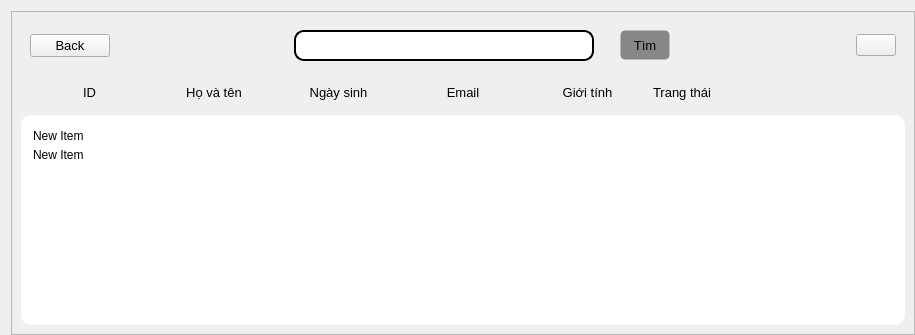
            <widget class="QWidget" name="page_6">
             <property name="styleSheet">
              <string notr="true">#page_6{
background-color: rgb(202, 202, 202);
}
</string>
             </property>
             <layout class="QHBoxLayout" name="horizontalLayout_21">
              <property name="rightMargin">
               <number>0</number>
              </property>
              <property name="bottomMargin">
               <number>0</number>
              </property>
              <item>
               <widget class="QFrame" name="frame_11">
                <property name="frameShape">
                 <enum>QFrame::StyledPanel</enum>
                </property>
                <property name="frameShadow">
                 <enum>QFrame::Raised</enum>
                </property>
                <layout class="QVBoxLayout" name="verticalLayout_19">
                 <item>
                  <widget class="QWidget" name="widget_25" native="true">
                   <layout class="QHBoxLayout" name="horizontalLayout_24">
                    <item>
                     <widget class="QPushButton" name="btn_back_to_page_list_session">
                      <property name="font">
                       <font>
                        <pointsize>10</pointsize>
                       </font>
                      </property>
                      <property name="cursor">
                       <cursorShape>PointingHandCursor</cursorShape>
                      </property>
                      <property name="text">
                       <string>Back</string>
                      </property>
                      <property name="icon">
                       <iconset resource="resources.qrc">
                        <normaloff>:/icons/images/icons/icons8-back-50.png</normaloff>:/icons/images/icons/icons8-back-50.png</iconset>
                      </property>
                     </widget>
                    </item>
                    <item>
                     <spacer name="horizontalSpacer_13">
                      <property name="orientation">
                       <enum>Qt::Horizontal</enum>
                      </property>
                      <property name="sizeHint" stdset="0">
                       <size>
                        <width>178</width>
                        <height>20</height>
                       </size>
                      </property>
                     </spacer>
                    </item>
                    <item>
                     <widget class="QLineEdit" name="ip_search_student_to_add">
                      <property name="sizePolicy">
                       <sizepolicy hsizetype="Maximum" vsizetype="Maximum">
                        <horstretch>0</horstretch>
                        <verstretch>0</verstretch>
                       </sizepolicy>
                      </property>
                      <property name="minimumSize">
                       <size>
                        <width>300</width>
                        <height>0</height>
                       </size>
                      </property>
                      <property name="font">
                       <font>
                        <pointsize>10</pointsize>
                       </font>
                      </property>
                      <property name="styleSheet">
                       <string notr="true">QLineEdit{
border-style: solid;
border-width: 2px;
border-radius: 10px;
padding-left: 10px;
padding-right: 10px;
padding-top: 5px;
padding-bottom: 5px;
}</string>
                      </property>
                     </widget>
                    </item>
                    <item>
                     <spacer name="horizontalSpacer_14">
                      <property name="orientation">
                       <enum>Qt::Horizontal</enum>
                      </property>
                      <property name="sizeType">
                       <enum>QSizePolicy::Fixed</enum>
                      </property>
                      <property name="sizeHint" stdset="0">
                       <size>
                        <width>20</width>
                        <height>20</height>
                       </size>
                      </property>
                     </spacer>
                    </item>
                    <item>
                     <widget class="QPushButton" name="btn_search_student_to_add">
                      <property name="minimumSize">
                       <size>
                        <width>50</width>
                        <height>30</height>
                       </size>
                      </property>
                      <property name="font">
                       <font>
                        <pointsize>10</pointsize>
                        <weight>50</weight>
                        <italic>false</italic>
                        <bold>false</bold>
                        <strikeout>false</strikeout>
                       </font>
                      </property>
                      <property name="cursor">
                       <cursorShape>PointingHandCursor</cursorShape>
                      </property>
                      <property name="styleSheet">
                       <string notr="true">QPushButton{
  background-color: #878787;
  border-style: solid;
  border-width: 1px;
border-radius: 5px;
padding-top: 5px;
padding-bottom: 5px;
}</string>
                      </property>
                      <property name="text">
                       <string>Tìm</string>
                      </property>
                      <property name="icon">
                       <iconset resource="resources.qrc">
                        <normaloff>:/icons/images/icons/icons8-search-30.png</normaloff>:/icons/images/icons/icons8-search-30.png</iconset>
                      </property>
                     </widget>
                    </item>
                    <item>
                     <spacer name="horizontalSpacer_15">
                      <property name="orientation">
                       <enum>Qt::Horizontal</enum>
                      </property>
                      <property name="sizeHint" stdset="0">
                       <size>
                        <width>180</width>
                        <height>20</height>
                       </size>
                      </property>
                     </spacer>
                    </item>
                    <item>
                     <widget class="QPushButton" name="btn_add_student_for_session">
                      <property name="cursor">
                       <cursorShape>PointingHandCursor</cursorShape>
                      </property>
                      <property name="text">
                       <string/>
                      </property>
                      <property name="icon">
                       <iconset resource="resources.qrc">
                        <normaloff>:/icons/images/icons/icons8-plus-50.png</normaloff>:/icons/images/icons/icons8-plus-50.png</iconset>
                      </property>
                      <property name="iconSize">
                       <size>
                        <width>25</width>
                        <height>25</height>
                       </size>
                      </property>
                     </widget>
                    </item>
                   </layout>
                  </widget>
                 </item>
                 <item>
                  <widget class="QWidget" name="widget_24" native="true">
                   <layout class="QHBoxLayout" name="horizontalLayout_23">
                    <item>
                     <widget class="QLabel" name="label_25">
                      <property name="font">
                       <font>
                        <pointsize>10</pointsize>
                       </font>
                      </property>
                      <property name="text">
                       <string>ID</string>
                      </property>
                      <property name="alignment">
                       <set>Qt::AlignCenter</set>
                      </property>
                     </widget>
                    </item>
                    <item>
                     <widget class="QLabel" name="label_26">
                      <property name="font">
                       <font>
                        <pointsize>10</pointsize>
                       </font>
                      </property>
                      <property name="text">
                       <string>Họ và tên</string>
                      </property>
                      <property name="alignment">
                       <set>Qt::AlignCenter</set>
                      </property>
                     </widget>
                    </item>
                    <item>
                     <widget class="QLabel" name="label_27">
                      <property name="font">
                       <font>
                        <pointsize>10</pointsize>
                       </font>
                      </property>
                      <property name="text">
                       <string>Ngày sinh</string>
                      </property>
                      <property name="alignment">
                       <set>Qt::AlignCenter</set>
                      </property>
                     </widget>
                    </item>
                    <item>
                     <widget class="QLabel" name="label_28">
                      <property name="font">
                       <font>
                        <pointsize>10</pointsize>
                       </font>
                      </property>
                      <property name="text">
                       <string>Email</string>
                      </property>
                      <property name="alignment">
                       <set>Qt::AlignCenter</set>
                      </property>
                     </widget>
                    </item>
                    <item>
                     <widget class="QLabel" name="label_29">
                      <property name="font">
                       <font>
                        <pointsize>10</pointsize>
                       </font>
                      </property>
                      <property name="text">
                       <string>Giới tính</string>
                      </property>
                      <property name="alignment">
                       <set>Qt::AlignCenter</set>
                      </property>
                     </widget>
                    </item>
                    <item>
                     <widget class="QLabel" name="label_37">
                      <property name="font">
                       <font>
                        <pointsize>10</pointsize>
                       </font>
                      </property>
                      <property name="text">
                       <string>Trang thái</string>
                      </property>
                     </widget>
                    </item>
                    <item>
                     <widget class="QLabel" name="label_30">
                      <property name="text">
                       <string/>
                      </property>
                     </widget>
                    </item>
                   </layout>
                  </widget>
                 </item>
                 <item>
                  <widget class="QWidget" name="widget_23" native="true">
                   <property name="styleSheet">
                    <string notr="true">QWidget{
background-color: rgb(255, 255, 255);
border-radius: 10px;
}
</string>
                   </property>
                   <layout class="QHBoxLayout" name="horizontalLayout_22">
                    <item>
                     <widget class="QListWidget" name="student_list_to_add">
                      <property name="cursor" stdset="0">
                       <cursorShape>ArrowCursor</cursorShape>
                      </property>
                      <property name="styleSheet">
                       <string notr="true">QScrollBar:vertical {
	border: none;
	background: rgb(175, 254, 255);
	width: 14px;
	margin: 15px 0 15px 0;
	border-radius: 0px;
}
QScrollBar::handle::vertical{
	background-color: rgb(0, 187, 201);
	min-height: 30px;
	border-radius: 7px;
}
QScrollBar::handle::vertical:hover{
	background-color: rgb(0, 208, 223);
}

QScrollBar::handle::vertical:pressed{
	background-color: rgb(0, 151, 162);
}

QScrollBar::sub-line::vertical{
	border: none;
	height: 15px;
	background-color: rgb(0, 187, 201);
	border-top-left-radius: 7px;
	border-top-right-radius: 7px;
	subcontrol-position: top;
	subcontrol-origin: margin;
}

QScrollBar::sub-line::vertical:hover{
	background-color: rgb(0, 208, 223);
}

QScrollBar::sub-line::vertical:pressed{
	background-color: rgb(0, 151, 162);
}

QScrollBar::add-line::vertical{
	border: none;
	height: 15px;
	background-color: rgb(0, 187, 201);
	border-bottom-left-radius: 7px;
	border-bottom-right-radius: 7px;
	subcontrol-position: bottom;
	subcontrol-origin: margin;
}

QScrollBar::add-line::vertical:hover{
	background-color: rgb(0, 208, 223);
}

QScrollBar::add-line::vertical:pressed{
	background-color: rgb(0, 151, 162);
}

QScrollBar::up-arrow::vertical, QScrollBar::down-arrow::vertical{
	background: none;
}

QScrollBar::add-page::vertical, QScrollBar::sub-page::vertical{
	background: none;
}
QListView::item{
	margin-top: 5px;
	border-radius: 10px;
	border-style: none;
}
 QListView::item:hover {
	background-color: rgb(130, 195, 195);
	border-radius: 10px;
 }
 QListView::item:selected {
	background-color: rgb(130, 195, 195);
 }</string>
                      </property>
                      <item>
                       <property name="text">
                        <string>New Item</string>
                       </property>
                      </item>
                      <item>
                       <property name="text">
                        <string>New Item</string>
                       </property>
                      </item>
                     </widget>
                    </item>
                   </layout>
                  </widget>
                 </item>
                </layout>
               </widget>
              </item>
             </layout>
            </widget>
